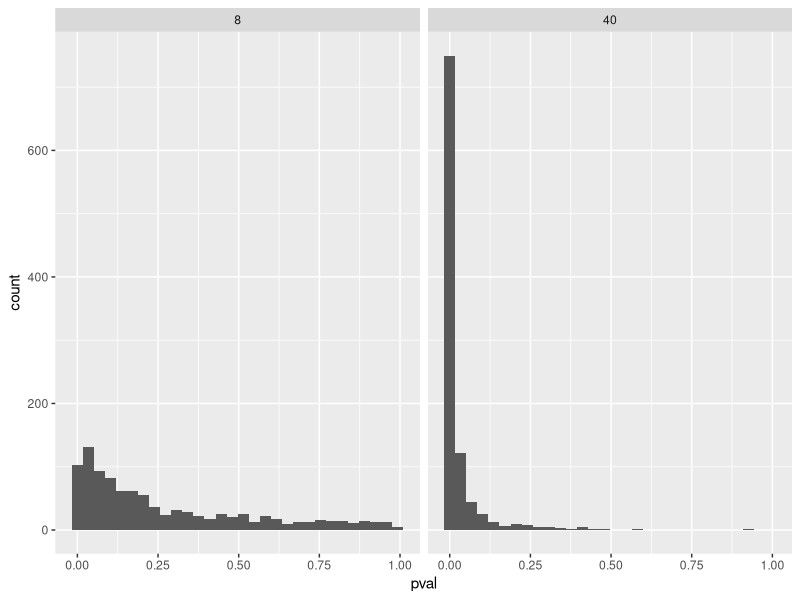

Here is the R script that generated this plot:
## ---- chunk 1
library(tidyverse)

set.seed(1)
population <- rnorm(1000000, mean = 1.5, sd = 3)


samp1 <- data.frame(y = sample(population, 8, replace = FALSE))

samp2 <- data.frame(y = sample(population, 40, replace = FALSE))


m1 <- lm(y ~ 1, data = samp1)
m2 <- lm(y ~ 1, data = samp2)

summary(m1)
summary(m2)

## ---- chunk 2

# Create data frames to store the model estimates
results_8 <- data.frame(estimate = rep(NA, 1000), 
                      se = rep(NA, 1000), 
                      pval = rep(NA, 1000), 
                      n = 8)  

results_40 <- data.frame(estimate = rep(NA, 1000), 
                      se = rep(NA, 1000), 
                      pval = rep(NA, 1000), 
                      n = 40)

# A for loop used to sample 1000 studies, each iteration (i) will draw a new sample
# from the population. 

for(i in 1:1000) {
  
  # Draw a sample 
  samp1 <- data.frame(y = sample(population, 8, replace = FALSE))
  samp2 <- data.frame(y = sample(population, 40, replace = FALSE))

  # Model the data
  m1 <- lm(y ~ 1, data = samp1)
  m2 <- lm(y ~ 1, data = samp2)
  
  # Extract values from the models
  results_8[i, 1] <- coef(summary(m1))[1, 1]
  results_8[i, 2] <- coef(summary(m1))[1, 2]
  results_8[i, 3] <- coef(summary(m1))[1, 4]

  results_40[i, 1] <- coef(summary(m2))[1, 1]
  results_40[i, 2] <- coef(summary(m2))[1, 2]
  results_40[i, 3] <- coef(summary(m2))[1, 4]
  
  
}


# Save the results in a combined data frame

results <- bind_rows(results_8, results_40)

## ---- chunk 3
# Beregn standardavviket av estimate og gjennomsnittet av SE for n = 8
sd_estimate_8 <- sd(results_8$estimate)
mean_se_8 <- mean(results_8$se)

# Beregn standardavviket av estimate og gjennomsnittet av SE for n = 40
sd_estimate_40 <- sd(results_40$estimate)
mean_se_40 <- mean(results_40$se)

# Skriv ut resultatene
cat("For n = 8:\n")
cat("Standard deviation of estimate:", sd_estimate_8, "\n")
cat("Average SE:", mean_se_8, "\n\n")

cat("For n = 40:\n")
cat("Standard deviation of estimate:", sd_estimate_40, "\n")
cat("Average SE:", mean_se_40, "\n")

## ---- chunk 4
# A two facets histogram can be created with ggplot2
results %>%
  ggplot(aes(pval)) + 
  geom_histogram() +
  facet_wrap(~ n)

## ---- chunk 5
# Count the proportion of tests below a certain p-value for each 
results %>%
  filter(pval < 0.05) %>%
  group_by(n) %>%
  summarise(sig_results = n()/1000)

## ---- chunk 6

# Using the pwr package
library(pwr)

pwr.t.test(n = 40, sig.level = 0.05, d = 1.5/3, type = "one.sample")

## ---- chunk 7
#| warning: false
#| message: false


population <- rnorm(1000000, mean = 0, sd = 3)


# Create data frames to store the model estimates
results_8 <- data.frame(estimate = rep(NA, 1000), 
                      se = rep(NA, 1000), 
                      pval = rep(NA, 1000), 
                      n = 8)  

results_40 <- data.frame(estimate = rep(NA, 1000), 
                      se = rep(NA, 1000), 
                      pval = rep(NA, 1000), 
                      n = 40)

# A for loop used to sample 1000 studies, each iteration (i) will draw a new sample
# from the population. 

for(i in 1:1000) {
  
  # Draw a sample 
  samp1 <- data.frame(y = sample(population, 8, replace = FALSE))
  samp2 <- data.frame(y = sample(population, 40, replace = FALSE))

  # Model the data
  m1 <- lm(y ~ 1, data = samp1)
  m2 <- lm(y ~ 1, data = samp2)

   # Extract values from the models
  results_8[i, 1] <- coef(summary(m1))[1, 1]
  results_8[i, 2] <- coef(summary(m1))[1, 2]
  results_8[i, 3] <- coef(summary(m1))[1, 4]

  results_40[i, 1] <- coef(summary(m2))[1, 1]
  results_40[i, 2] <- coef(summary(m2))[1, 2]
  results_40[i, 3] <- coef(summary(m2))[1, 4]
  
  
}


# Save the results in a combined data frame

results_null <- bind_rows(results_8, results_40)
